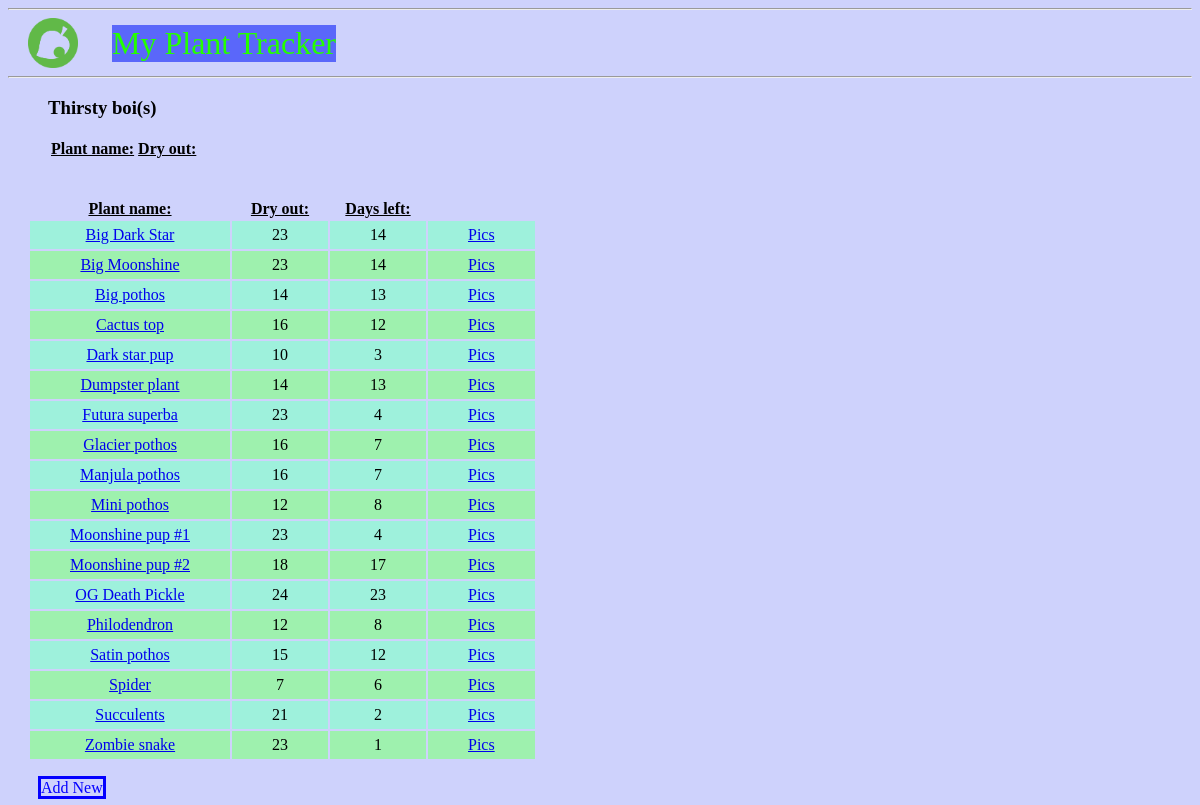
Before: / with the older database file.
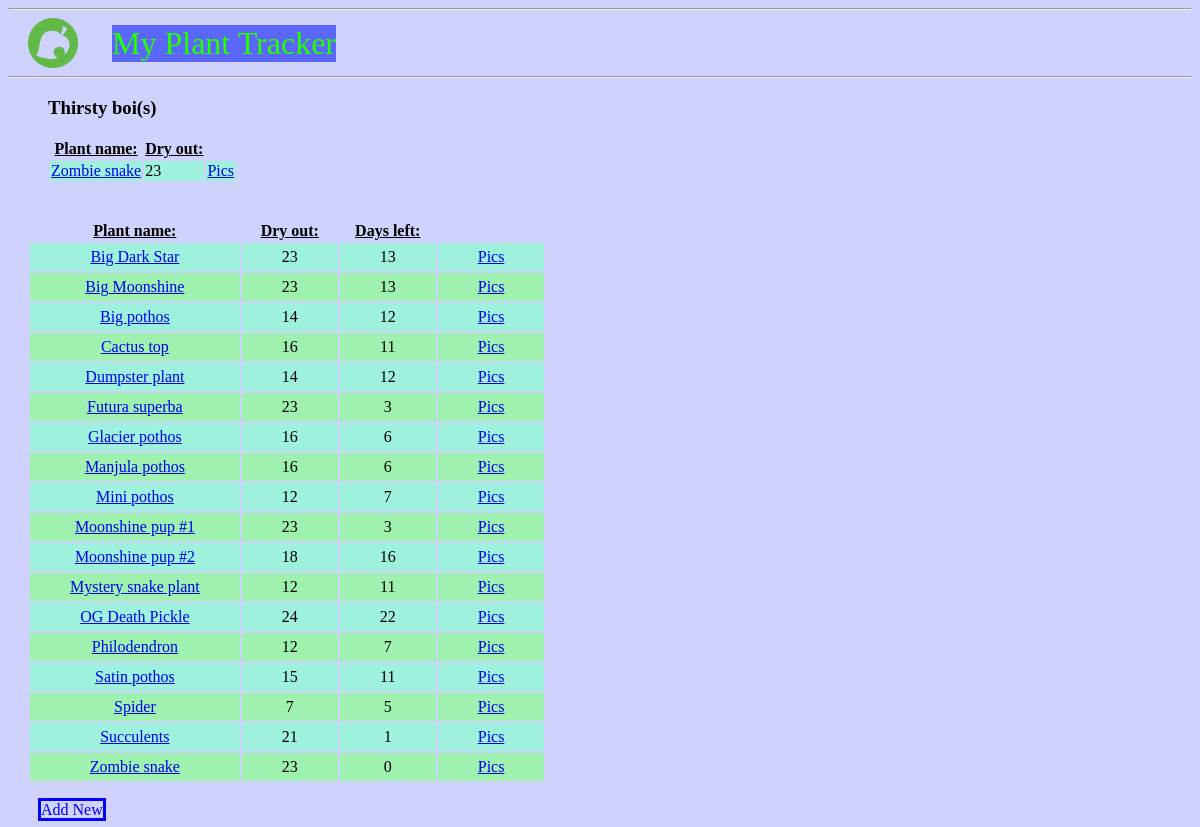
After: the same page with the newer database file.
### tables this page shows
CREATE TABLE plants (
	id INTEGER PRIMARY KEY AUTOINCREMENT,
	name TEXT NOT NULL,
	lastWatered DATE NOT NULL,
	dryOut INTEGER NOT NULL
, remaining TINYINT);

### plantFlask.py (the view)
@app.route('/')
def index():
	conn = get_db_connection()
	plants = conn.execute('SELECT * FROM plants ORDER BY name').fetchall()
	thirstyToday = conn.execute('SELECT * FROM plants WHERE remaining < 1 ORDER BY name').fetchall()
	conn.close()
	return render_template('index.html', thirstyToday=thirstyToday, plants=plants)

### plantFlask.py (called while the page is built)
def get_db_connection():
	conn = sqlite3.connect('database.db')
	conn.row_factory = sqlite3.Row
	return conn

### templates/index.html
{% extends 'base.html' %}
{% block content %}
	<h3 class="header3">Thirsty boi(s)</h3>
	<table id="plants", class="header3">
                <th><u>Plant name:</u></th>
		<th><u>Dry out:</u></th>
		{% for thirstyToday in thirstyToday %}
			{% if loop.index % 2 == 0 %}
				{% set bg_color = '#9EF1AE' %}
			{% else %}
				{% set bg_color = '#9EF1DC' %}
			{% endif %}
                        <tr style="background-color: {{ bg_color }}">
                                <td><a href="{{ url_for('edit', plantName=thirstyToday['name']) }}">{{ thirstyToday['name'] }}</a></td>
                                <td> {{ thirstyToday['dryOut'] }}</td>
                                <td><a href="{{ url_for('upload', plantName=thirstyToday['name']) }}">Pics</a></td>
                        </tr>
		{% endfor %}
	</table>
	<br>
	<br>
	<table id="plants", class="paddingBetweenCols">
		<th><u>Plant name:</u></th>
                <th><u>Dry out:</u></th>
                <th><u>Days left:</u></th>
                {% for plants in plants %}
                        {% if loop.index % 2 == 0 %}
                                {% set bg_color = '#9EF1AE' %}
                        {% else %}
                                {% set bg_color = '#9EF1DC' %}
                        {% endif %}
			<tr style="background-color: {{ bg_color }}">
                                <td><a href="{{ url_for('edit', plantName=plants['name']) }}">{{ plants['name'] }}</a></td>
                                <td> {{ plants['dryOut'] }}</td>
                                <td> {{ plants['remaining'] }}</td>
                                <td><a href="{{ url_for('upload', plantName=plants['name']) }}">Pics</a></td>
                        </tr>
                {% endfor %}
        </table>
	<br>
	<a href="{{ url_for('addNew') }}" class="button">Add New</a>
{% endblock %}

### templates/base.html (shortened to what this page needs)
<!DOCTYPE html>
<html lang="en">
<head>
	<link rel="stylesheet" type="text/css" href="{{ url_for('static', filename='styles.css') }}" />
</head>
<body class="body">
	<hr>
	<nav>
		<img class="logo" src="{{ url_for('static', filename='nook.png') }}">
		<a href="{{ url_for('index') }}">  My Plant Tracker  </a>
	</nav>
	<hr>
	<div class="content">
		{% block content %} {% endblock %}
	</div>
</body>
</html>

### static/styles.css (style rules this page uses)
.header3 { margin-left: 40px; }
nav a { color: #25FF00; font-size: 2em; display: inline-block; vertical-align: middle; margin-left: 20px; margin-top: 0px; margin-bottom: 0px; text-decoration: none; background-color: #5A67FA; }
.paddingBetweenCols td { padding:5px 40px 5px 40px; text-align: center; }
.paddingBetweenCols { margin-left: 20px; }
a.button { text-decoration: none; border: solid; border-color: #0400FF; margin-left: 30px; color: #0400FF; background: ; }
body.body { background-color: #CED2FC; }
.logo { width: 50px; display: inline-block; vertical-align: middle; margin-left: 20px; margin-right: 10px; margin-top: 0px; margin-bottom: 0px; }

Changed rows visible on the page:
removed plants: name "Dark star pup", dryOut "10", remaining "3", shown under "Thirsty boi(s)"
now on one of the page's lists (row edited): plants: name "Zombie snake", dryOut "23"
changed plants "Zombie snake": remaining "1" → "0"
changed plants "Big Dark Star": remaining "14" → "13"
changed plants "Big Moonshine": remaining "14" → "13"
changed plants "Big pothos": remaining "13" → "12"
changed plants "Cactus top": remaining "12" → "11"
changed plants "Dumpster plant": remaining "13" → "12"
changed plants "Futura superba": remaining "4" → "3"
changed plants "Glacier pothos": remaining "7" → "6"
changed plants "Manjula pothos": remaining "7" → "6"
changed plants "Mini pothos": remaining "8" → "7"
changed plants "Moonshine pup #1": remaining "4" → "3"
changed plants "Moonshine pup #2": remaining "17" → "16"
added plants: name "Mystery snake plant", dryOut "12", remaining "11"
changed plants "OG Death Pickle": remaining "23" → "22"
changed plants "Philodendron": remaining "8" → "7"
changed plants "Satin pothos": remaining "12" → "11"
changed plants "Spider": remaining "6" → "5"
changed plants "Succulents": remaining "2" → "1"
